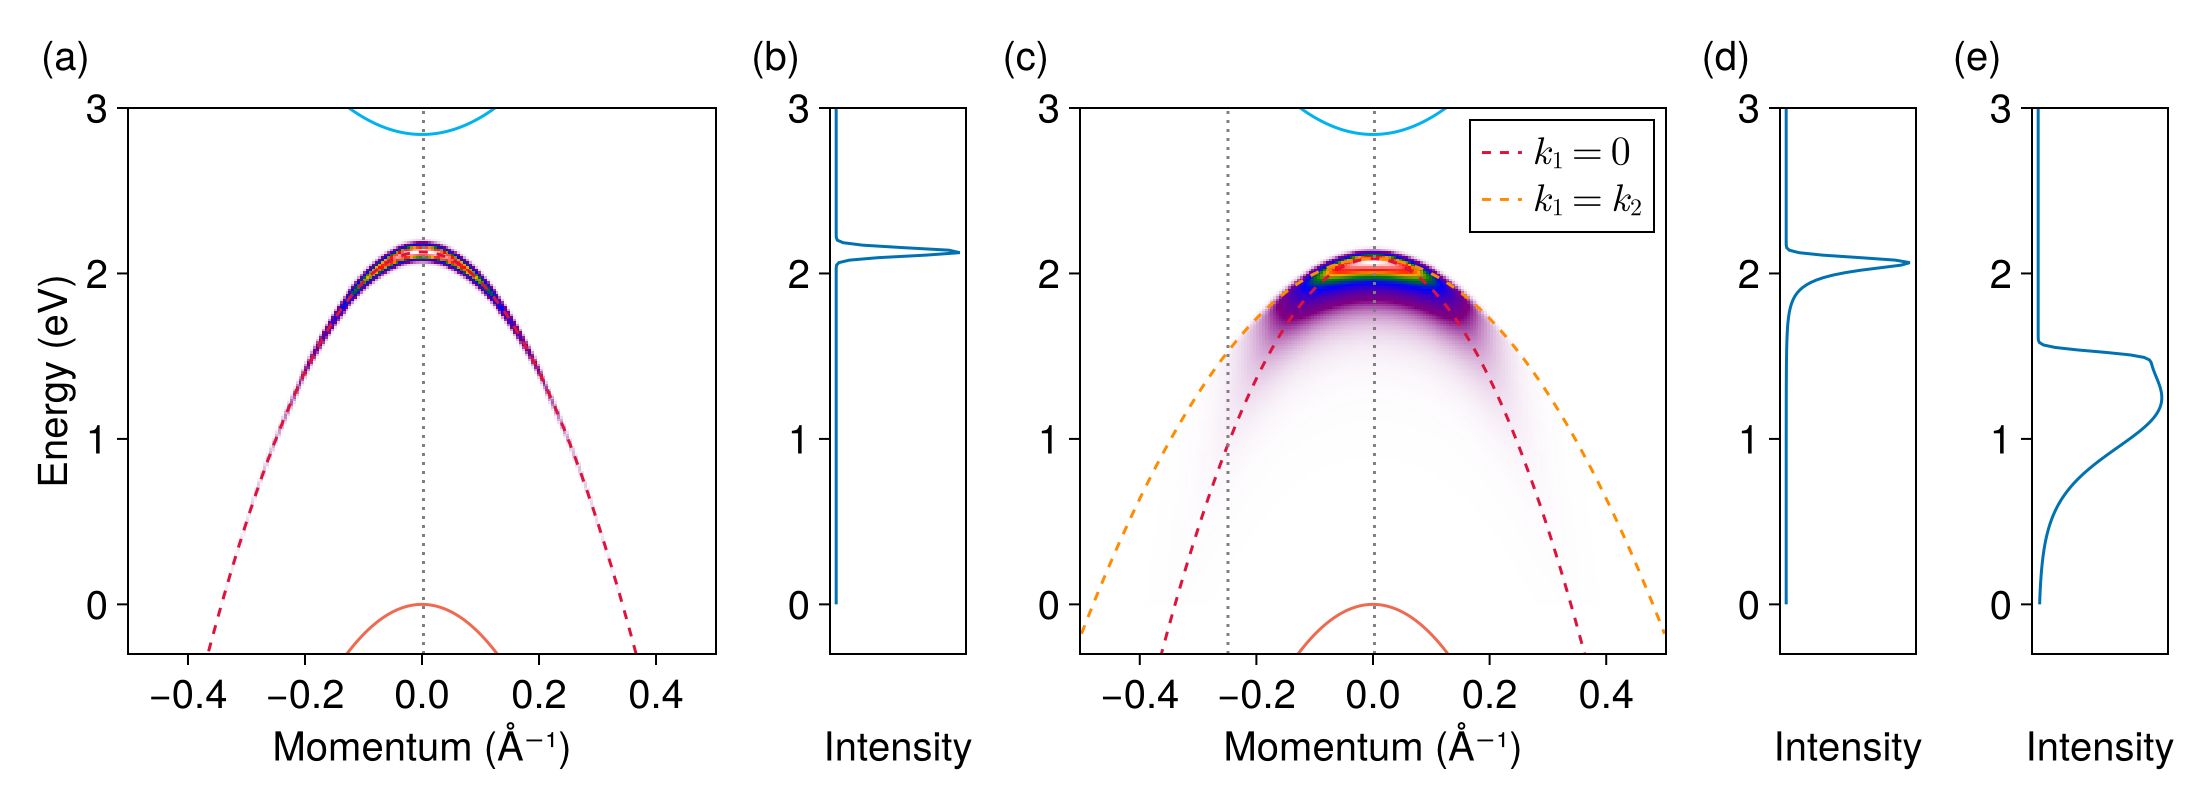

Write Julia code to recreate this figure.
# Plot the ARPES heatmap;

include("units.jl")
include("qp-bands.jl")
include("broadening.jl")
include("exciton.jl")
include("ehh.jl")
include("wfn.jl")
include("arpes.jl")
using CairoMakie
using LaTeXStrings
using Colors

##########################################
#region Parameters

broaden = gaussian_broadening(20fs)

m_h = 0.21
m_e = 0.37
E_g = 2.84
w_side = 4π / (3 * 3.144817974)
w = SVector{2, Float64}([w_side, 0.0])
trion = Intervalley2DChandraTrion(
    m_h = m_h,
    m_e = m_e,
    w = w,
    E_g = E_g,
    E_B = 0.75, # Binding energy for the ehh trion mode
    a = 10.3,
    b = 25.2
)
exciton = IntraValley2DExciton(
    m_h = m_h,
    m_e = m_e,
    E_g = E_g,
    E_B = 0.71,
    a = 10.4
)

# The trion momentum is set to be w
P_ratio = 1.0
P = P_ratio * w

# The exciton momentum is set to zero
Q = SA[0.0, 0.0]

# When P = w, we don't need to worry about the grid not being large enough.
# What we want is to make sure that k_1's such that k_1 = 0 or k_2 = 0
# are included in the k-grid,
# and when P=w, k_2 = 0, if and only if k_1 = -k_e.
# So for each k_e in the k-path scanned, -k_1 must be in the k-grid.
# But in this program, the k-path is a part of the k_grid,
# and it has mirror symmetry, so the condition is satisfied by default.
# When we are tilting the momentum of the trion away from P=w things can be slightly different.
kx_list = LinRange(-0.5, 0.5, 200)
ikx_Γ = argmin(abs.(kx_list))
ikx_tilted = argmin(abs.(kx_list .- -0.25))
k1_list = [SA[kx, 0.0] for kx in kx_list]
k1_grid = reshape(map(Iterators.product(kx_list, kx_list)) do (k_x, k_y)
    SA[k_x, k_y]
end, length(k1_list)^2)
ω_list = LinRange(0, 3.0, 200) #LinRange(-8, 5, 200)
ω_list_plot = LinRange(-0.3, 3.0, 200)

E_c1_curve = map(k1_list) do k_h
    -E_v(exciton, k_h)
end
E_v1_curve = map(k1_list) do k_e
    E_c(exciton, k_e)
end

electron_color = colorant"deepskyblue2"
hole_color = colorant"coral2"
shifted_valence_color = colorant"crimson"
shifted_valence_doubled_color = colorant"darkorange"
set_theme!(fontsize=20)
f = Figure(size=(1100, 400))

#endregion
##########################################

let 
    ##########################################
    #region Calculation of exciton
    Ak = wfn(exciton)
    Akω_total = exciton_ARPES_eh(exciton, Q, k1_list, ω_list, Ak, broaden)
    dispersion = map(k1_list) do k
        k_e = k
        momentum_set = momentum_calc(exciton, Q, k)
        k_h = momentum_set.k_h
        E_exciton(exciton, Q) - E_v(exciton, k_h)
    end

    #endregion
    ##########################################
    
    ##########################################
    #region Plotting the exciton
    
    ax = Axis(f[1, 1], ylabel="Energy (eV)", xlabel="Momentum (Å⁻¹)")
    Label(f[1, 1, TopLeft()], "(a)", padding = (0, 15, 15, 0))

    heatmap!(ax, kx_list, ω_list, Akω_total, colormap=arpes_colormap(transparency_gradience))
    lines!(ax, kx_list, dispersion, color=shifted_valence_color, linestyle=:dash)
    lines!(ax, kx_list, E_c1_curve, color=hole_color)
    lines!(ax, kx_list, E_v1_curve, color=electron_color)
    vlines!(ax, kx_list[ikx_Γ], linestyle=:dot, color=:gray)

    ylims!(ax, (minimum(ω_list_plot), maximum(ω_list_plot)))
    hidedecorations!(ax, ticks = false, ticklabels = false, label = false)

    #endregion
    ##########################################

    ##########################################
    #region Plotting the exciton ARPES intensity with a fixed momentum

    ax = Axis(f[1, 2], xlabel="Intensity", xticks=([0.0], [" "]), xtickcolor=:white)
    Label(f[1, 2, TopLeft()], "(b)", padding = (0, 15, 15, 0))

    # Usually we can just hide x decorations,
    # but here to align the label "Intensity" with the label "Momentum",
    # we have to make the x ticks and the x tick labels invisible
    # so that they still occupy their space.
    #hidexdecorations!(ax, label = false)
    
    lines!(ax, Akω_total[ikx_Γ, :], ω_list)
    ylims!(ax, (minimum(ω_list_plot), maximum(ω_list_plot)))
    hidedecorations!(ax, ticks = false, ticklabels = false, label = false)
    # Note that in a Makie plot there are two aspect ratios:
    # the first is the aspect ratio of a cell in the Figure,
    # and the second is the aspect ratio of an Axis in the cell.
    # If we set the latter, then unwanted empty spaces will appear around the Axis.
    # Here we set the width of column 2 to be 0.25 times the height of row 1.
    colsize!(f.layout, 2, Aspect(1, 0.25))

    #endregion
    ##########################################
end

let 
    ##########################################
    #region Calculation of trion

    Ak1k2 = wfn(trion)

    Akω_total = trion_ARPES_ehh(trion, P, k1_grid, k1_list, ω_list, Ak1k2, broaden)
    dispersion_k_zero = map(k1_list) do k
        k_1 = SA[0.0, 0.0]
        momentum_set = momentum_calc_ehh(trion, P, k, k_1)
        k_h1 = momentum_set.k_h1
        k_h2 = momentum_set.k_h2 
        k_2  = momentum_set.k_2
        E_trion_ehh(trion, P) - E_residue_ehh(trion, k_h1, k_h2)
    end

    dispersion_k_equal = map(k1_list) do k
        M = 2trion.m_h + trion.m_e
        k_1 = ((P - w) * trion.m_e / M - k) / 2
        k_2 = k_1
        momentum_set = momentum_calc_ehh(trion, P, k, k_1)
        k_h1 = momentum_set.k_h1
        k_h2 = momentum_set.k_h2 
        E_trion_ehh(trion, P) - E_residue_ehh(trion, k_h1, k_h2)
    end

    #endregion
    ##########################################

    ##########################################
    #region Plotting of trion

    ax = Axis(f[1, 3], xlabel="Momentum (Å⁻¹)")
    Label(f[1, 3, TopLeft()], "(c)", padding = (0, 15, 15, 0))

    heatmap!(ax, kx_list, ω_list, Akω_total, colormap=arpes_colormap(transparency_gradience))
    lines!(ax, kx_list, E_c1_curve, color=hole_color)
    lines!(ax, kx_list, E_v1_curve, color=electron_color)
    lines!(ax, kx_list, dispersion_k_zero, label=L"k_1=0", color=shifted_valence_color, linestyle=:dash)
    lines!(ax, kx_list, dispersion_k_equal, label=L"k_1=k_2", color=shifted_valence_doubled_color, linestyle=:dash)
    vlines!(ax, kx_list[ikx_Γ], linestyle=:dot, color=:gray)
    vlines!(ax, kx_list[ikx_tilted], linestyle=:dot, color=:gray)

    ylims!(ax, (minimum(ω_list_plot), maximum(ω_list_plot)))
    hidedecorations!(ax, ticks = false, ticklabels = false, label = false)
    axislegend(ax)

    #endregion
    ##########################################

    ##########################################
    #region Plotting the trion ARPES intensity with a fixed momentum

    # The reason not to use hidexdecorations is discussed in f[1, 2]
    ax = Axis(f[1, 4], aspect=0.25, xlabel="Intensity", xticks=([0.0], [" "]), xtickcolor=:white)
    Label(f[1, 4, TopLeft()], "(d)", padding = (0, 15, 15, 0))

    lines!(ax, Akω_total[ikx_Γ, :], ω_list)
    ylims!(ax, (minimum(ω_list_plot), maximum(ω_list_plot)))
    hidedecorations!(ax, ticks = false, ticklabels = false, label = false)
    #hidexdecorations!(ax, label = false)
    colsize!(f.layout, 4, Aspect(1, 0.25))

    ax = Axis(f[1, 5], aspect=0.25, xlabel="Intensity", xticks=([0.0], [" "]), xtickcolor=:white)
    Label(f[1, 5, TopLeft()], "(e)", padding = (0, 15, 15, 0))
    
    lines!(ax, Akω_total[ikx_tilted, :], ω_list)
    ylims!(ax, (minimum(ω_list_plot), maximum(ω_list_plot)))
    hidedecorations!(ax, ticks = false, ticklabels = false, label = false)
    #hidexdecorations!(ax, label = false)
    colsize!(f.layout, 5, Aspect(1, 0.25))

    #endregion
    ##########################################
end

save("ehh-no-momentum-display.png", f)
f